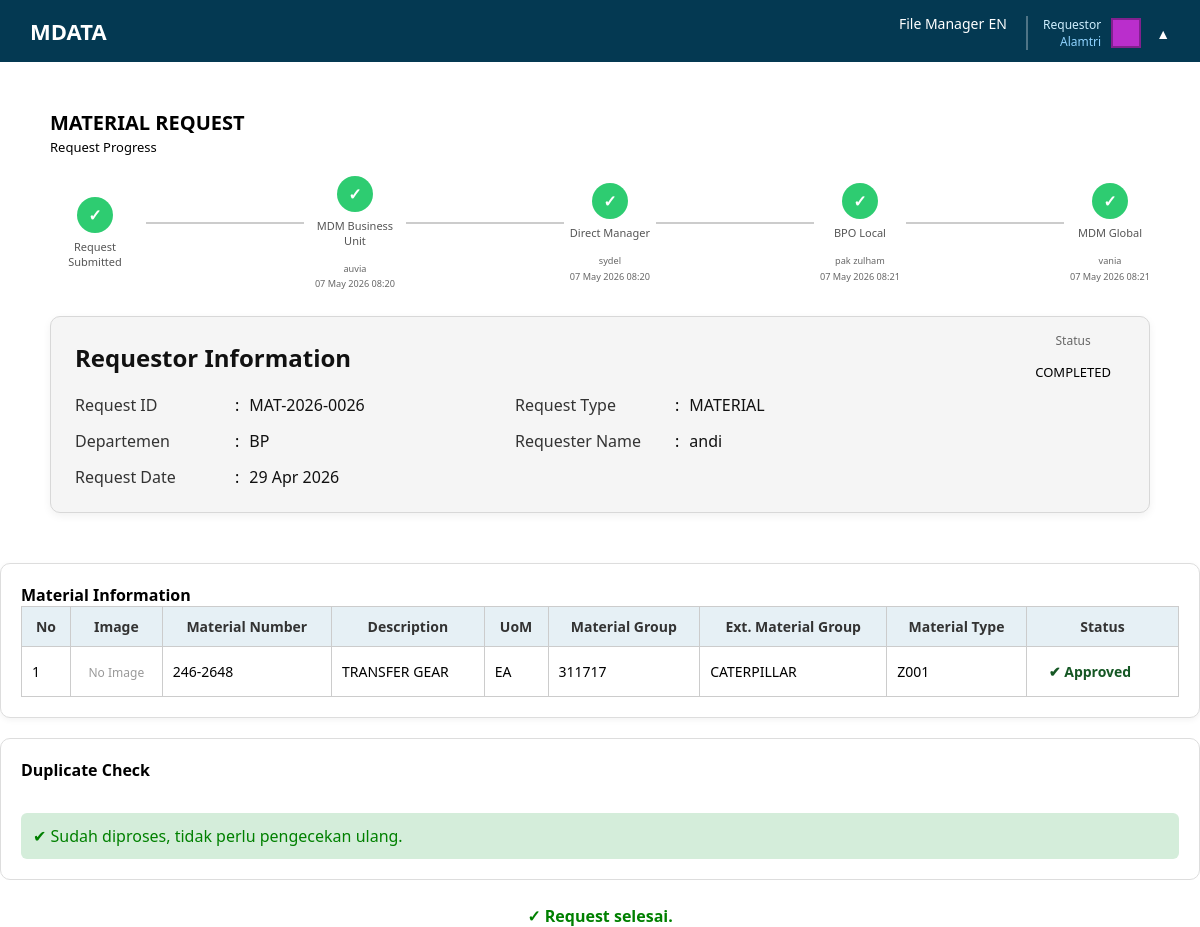
/Pages/MDM_GLOBAL_REVIEW.php?id=26 (signed in), run on the app's committed database.
### tables this page shows
CREATE TABLE IF NOT EXISTS `users` (
  `id` int NOT NULL AUTO_INCREMENT,
  `nama` varchar(100) DEFAULT NULL,
  `email` varchar(100) DEFAULT NULL,
  `departemen` varchar(100) DEFAULT NULL,
  `password` varchar(100) DEFAULT NULL,
  `company_id` int DEFAULT NULL,
  `role_id` int DEFAULT NULL,
  PRIMARY KEY (`id`),
  KEY `company_id` (`company_id`),
  KEY `role_id` (`role_id`),
  CONSTRAINT `users_ibfk_1` FOREIGN KEY (`company_id`) REFERENCES `company` (`id`),
  CONSTRAINT `users_ibfk_2` FOREIGN KEY (`role_id`) REFERENCES `role` (`id`)
);

CREATE TABLE IF NOT EXISTS `role` (
  `id` int NOT NULL AUTO_INCREMENT,
  `nama_role` varchar(50) DEFAULT NULL,
  PRIMARY KEY (`id`)
);

CREATE TABLE IF NOT EXISTS `company` (
  `id` int NOT NULL AUTO_INCREMENT,
  `nama_company` varchar(50) DEFAULT NULL,
  `company_code` varchar(10) DEFAULT NULL,
  PRIMARY KEY (`id`)
);

CREATE TABLE IF NOT EXISTS `approval` (
  `id` int NOT NULL AUTO_INCREMENT,
  `request_id` int NOT NULL,
  `detail_material_id` int DEFAULT NULL,
  `detail_service_id` int DEFAULT NULL,
  `approver_id` int DEFAULT NULL,
  `role` varchar(50) DEFAULT NULL,
  `step` varchar(50) NOT NULL DEFAULT 'MDM_BU',
  `status` varchar(50) DEFAULT NULL,
  `note` text,
  `created_at` datetime NOT NULL DEFAULT CURRENT_TIMESTAMP,
  `updated_at` datetime NOT NULL DEFAULT CURRENT_TIMESTAMP ON UPDATE CURRENT_TIMESTAMP,
  `approved_by` int DEFAULT NULL,
  `approved_at` datetime DEFAULT NULL,
  PRIMARY KEY (`id`),
  KEY `fk_appr_request` (`request_id`),
  KEY `fk_appr_detail_mat` (`detail_material_id`),
  KEY `fk_appr_detail_svc` (`detail_service_id`),
  KEY `fk_appr_user` (`approver_id`),
  CONSTRAINT `fk_appr_detail_mat` FOREIGN KEY (`detail_material_id`) REFERENCES `request_detail_material` (`id`),
  CONSTRAINT `fk_appr_detail_svc` FOREIGN KEY (`detail_service_id`) REFERENCES `request_detail_service` (`id`),
  CONSTRAINT `fk_appr_request` FOREIGN KEY (`request_id`) REFERENCES `request_header` (`id`),
  CONSTRAINT `fk_appr_user` FOREIGN KEY (`approver_id`) REFERENCES `users` (`id`)
);

CREATE TABLE IF NOT EXISTS `request_header` (
  `id` int NOT NULL AUTO_INCREMENT,
  `request_no` varchar(50) DEFAULT NULL,
  `requestor_id` int NOT NULL,
  `company_id` int NOT NULL,
  `departemen` varchar(100) NOT NULL,
  `request_type` varchar(50) NOT NULL,
  `request_date` date NOT NULL,
  `status` varchar(50) NOT NULL DEFAULT 'DRAFT',
  `current_step` varchar(50) NOT NULL DEFAULT 'MDM_BU',
  `general_approved_by` int DEFAULT NULL,
  `general_approved_at` datetime DEFAULT NULL,
  `submitted_at` timestamp NULL DEFAULT NULL,
  `created_at` timestamp NOT NULL DEFAULT CURRENT_TIMESTAMP,
  `updated_at` timestamp NOT NULL DEFAULT CURRENT_TIMESTAMP ON UPDATE CURRENT_TIMESTAMP,
  PRIMARY KEY (`id`),
  UNIQUE KEY `request_no` (`request_no`),
  KEY `fk_rh_requestor` (`requestor_id`),
  KEY `fk_rh_general_approver` (`general_approved_by`),
  CONSTRAINT `fk_rh_general_approver` FOREIGN KEY (`general_approved_by`) REFERENCES `users` (`id`),
  CONSTRAINT `fk_rh_requestor` FOREIGN KEY (`requestor_id`) REFERENCES `users` (`id`)
);

CREATE TABLE IF NOT EXISTS `request_detail_material` (
  `id` int NOT NULL AUTO_INCREMENT,
  `request_id` int NOT NULL,
  `numbering_scheme` varchar(50) DEFAULT NULL,
  `material_number` varchar(50) DEFAULT NULL,
  `description` varchar(255) NOT NULL,
  `description_alt` varchar(255) DEFAULT NULL,
  `uom` varchar(20) NOT NULL,
  `ext_material_group` varchar(50) NOT NULL,
  `material_group` varchar(50) NOT NULL,
  `material_type` varchar(50) NOT NULL,
  `vhs` varchar(50) DEFAULT NULL,
  `location` varchar(100) DEFAULT NULL,
  `val_class` varchar(50) DEFAULT NULL,
  `val_category` varchar(50) DEFAULT NULL,
  `purchasing_group` varchar(50) DEFAULT NULL,
  `mrp_controller` varchar(50) DEFAULT NULL,
  `price_control` char(1) DEFAULT NULL,
  `profile_make` varchar(50) DEFAULT NULL,
  `profile_plan` varchar(50) DEFAULT NULL,
  `old_material_number` varchar(50) DEFAULT NULL,
  `egi` varchar(50) DEFAULT NULL,
  `cgi` varchar(50) DEFAULT NULL,
  `engine_type` varchar(50) DEFAULT NULL,
  `order_unit` varchar(20) DEFAULT NULL,
  `net_weight` decimal(15,3) DEFAULT NULL,
  `weight_unit` varchar(10) DEFAULT NULL,
  `max_stock_level` decimal(15,3) DEFAULT NULL,
  `min_lot_size` decimal(15,3) DEFAULT NULL,
  `max_lot_size` decimal(15,3) DEFAULT NULL,
  `fix_lot_size` decimal(15,3) DEFAULT NULL,
  `standard_price` decimal(18,2) DEFAULT NULL,
  `moving_price` decimal(18,2) DEFAULT NULL,
  `remarks` text,
  `status` varchar(50) NOT NULL DEFAULT 'PENDING',
  `reviewed_by` int DEFAULT NULL,
  `reviewed_at` datetime DEFAULT NULL,
  `reject_reason` varchar(255) DEFAULT NULL,
  `is_forwarded` tinyint(1) NOT NULL DEFAULT '0',
  `created_at` timestamp NOT NULL DEFAULT CURRENT_TIMESTAMP,
  `updated_at` timestamp NOT NULL DEFAULT CURRENT_TIMESTAMP ON UPDATE CURRENT_TIMESTAMP,
  `mig_counter` varchar(50) DEFAULT 'CURRENT_TIMESTAMP',
  `image_url` varchar(255) DEFAULT NULL,
  PRIMARY KEY (`id`),
  KEY `fk_rdm_request` (`request_id`),
  KEY `fk_rdm_reviewer` (`reviewed_by`),
  CONSTRAINT `fk_rdm_request` FOREIGN KEY (`request_id`) REFERENCES `request_header` (`id`),
  CONSTRAINT `fk_rdm_reviewer` FOREIGN KEY (`reviewed_by`) REFERENCES `users` (`id`)
);

### Pages/MDM_GLOBAL_REVIEW.php (the view, shortened to what the rows shown need)
<?php
require_once $_SERVER['DOCUMENT_ROOT'] . '/atri/config/koneksi.php';
require_once $_SERVER['DOCUMENT_ROOT'] . '/atri/include/db_helper.php';
$request_id = (int)$_GET['id'];
$queryHeader = executeOrFail($koneksi, "
    SELECT rh.*, u.nama
    FROM request_header rh
    JOIN users u ON rh.requestor_id = u.id
    WHERE rh.id = $request_id
");
$header = mysqli_fetch_assoc($queryHeader);
$steps = [
    'Request Submitted',
    'MDM Business Unit',
    'Direct Manager',
    'BPO Local',
    'MDM Global'
];
$stepsLabel = [
    'Request Submitted' => 'Request Submitted',
    'MDM Business Unit' => 'MDM Business Unit',
    'Direct Manager'    => 'Direct Manager',
    'BPO Local'         => 'BPO Local',
    'MDM Global'        => 'MDM Global'
];
$qApproval = executeOrFail($koneksi, "
    SELECT *
    FROM approval
    WHERE request_id = '$request_id'
    AND detail_material_id IS NULL
    AND detail_service_id IS NULL
");
$approvals = [];
while($a = mysqli_fetch_assoc($qApproval)){
    $approvals[$a['step']] = $a;
}
$request_type = $header['request_type'];
if($request_type == 'MATERIAL'){
    $queryDetail = executeOrFail($koneksi, "
        SELECT * FROM request_detail_material
        WHERE request_id = $request_id
        AND status = 'APPROVED'
    ");
} else {
    $queryDetail = executeOrFail($koneksi, "
        SELECT * FROM request_detail_service
        WHERE request_id = $request_id
        AND status = 'APPROVED'
    ");
}
$rows = [];
while($row = mysqli_fetch_assoc($queryDetail)){
    $rows[] = $row;
}
$total          = count($rows);
$duplicate_material_ids = [];
?>
<!DOCTYPE html>
<html>
<head>
    <link rel="stylesheet" href="/atri/css/global.css">
    <link rel="stylesheet" href="/atri/css/navbar.css">
    <link rel="stylesheet" href="/atri/css/reviewMDM.css">
    <link rel="stylesheet" href="/atri/css/view_request.css">
</head>
<body>
<?php require_once $_SERVER['DOCUMENT_ROOT'] . '/atri/include/navbar.php'; ?>
<div class="container">
    <h2><?= $request_type == 'MATERIAL' ? 'MATERIAL REQUEST' : 'SERVICE REQUEST' ?></h2>
    <div class="progress-wrapper">
    <?php
    $currentStep  = $header['current_step'];
    $currentIndex = array_search($currentStep, $steps);
    if($currentIndex === false) $currentIndex = 0;
    foreach($steps as $i => $step):
        if($i == 0)                  $icon = 'done';
        elseif($i < $currentIndex)   $icon = 'done';
        elseif($i == $currentIndex)  $icon = 'pending';
        else                         $icon = 'inactive';
        $approvalData = $approvals[$step] ?? null;
        if($approvalData){
            if($approvalData['status'] == 'REJECTED')                                    $icon = 'rejected';
            elseif(in_array($approvalData['status'], ['APPROVED','GENERAL_APPROVED']))   $icon = 'done';
        }
        $userName   = '-';
        $approvedAt = '-';
        if($approvalData && !empty($approvalData['approved_by'])){
            $u = mysqli_fetch_assoc(executeOrFail($koneksi,
                "SELECT nama FROM users WHERE id=" . (int)$approvalData['approved_by']
            ));
            if($u) $userName = $u['nama'];
        }
        if($approvalData && !empty($approvalData['approved_at'])){
            $approvedAt = date('d M Y H:i', strtotime($approvalData['approved_at']));
        }
    ?>
        <div class="step-item">
            <div class="step-circle <?= $icon ?>">
                <?php if($icon == 'done'):     ?>✓
                <?php elseif($icon == 'pending'):  ?>!
                <?php elseif($icon == 'rejected'): ?>✗
                <?php endif; ?>
            </div>
            <div class="step-label"><?= $stepsLabel[$step] ?></div>
            <?php if($approvalData && $approvalData['status'] != 'PENDING'): ?>
                <div class="step-info">
                    <small><?= $userName ?><br><?= $approvedAt ?></small>
                </div>
            <?php endif; ?>
        </div>
        <?php if($i < count($steps)-1): ?>
            <div class="step-line"></div>
        <?php endif; ?>
    <?php endforeach; ?>
    </div>
    <div class="card-view">
        <div class="info-grid">
            <div class="info-row">
                <span class="info-label">Request ID</span>
                <span class="info-sep">:</span>
                <span class="info-val"><?= $header['request_no'] ?></span>
            </div>
            <div class="info-row">
                <span class="info-label">Request Type</span>
                <span class="info-sep">:</span>
                <span class="info-val"><?= $header['request_type'] ?></span>
            </div>
            <div class="info-row">
                <span class="info-label">Departemen</span>
                <span class="info-sep">:</span>
                <span class="info-val"><?= $header['departemen'] ?></span>
            </div>
            <div class="info-row">
                <span class="info-label">Requester Name</span>
                <span class="info-sep">:</span>
                <span class="info-val"><?= $header['nama'] ?></span>
            </div>
            <div class="info-row">
                <span class="info-label">Request Date</span>
                <span class="info-sep">:</span>
                <span class="info-val"><?= date('d M Y', strtotime($header['request_date'])) ?></span>
            </div>
        </div>
        <div class="status-box">
            <div class="status-title">Status</div>
            <div class="status-badge badge-<?= strtolower($header['status']) ?>">
                <?= $header['status'] ?>
            </div>
        </div>
    </div>
</div>
<div class="box">
    <?php if($total == 0): ?>
        <p style="color:#999;margin-top:10px">Tidak ada item yang diteruskan ke step ini.</p>
    <?php else: ?>
    <table class="table">
        <thead>
            <tr>
                <th>No</th>
                <?php if($request_type == 'MATERIAL'): ?>
                    <th>Image</th>
                    <th>Material Number</th>
                    <th>Description</th>
                    <th>UoM</th>
                    <th>Material Group</th>
                    <th>Ext. Material Group</th>
                    <th>Material Type</th>
                <?php endif; ?>
                <th>Status</th>
            </tr>
        </thead>
        <tbody>
        <?php $no = 1; foreach($rows as $row): ?>
        <?php $is_dup = in_array($row['id'], $duplicate_material_ids); ?>
        <tr id="row-<?= $row['id'] ?>" class="<?= $is_dup ? 'row-duplicate' : '' ?>">
            <td><?= $no++ ?></td>
            <?php if($request_type == 'MATERIAL'): ?>
                <td style="text-align:center;">
                    <?php if(!empty($row['image_url'])): ?>
                        <img src="<?= htmlspecialchars($row['image_url']) ?>"
                             style="width:60px;height:60px;object-fit:contain;border:1px solid #ddd;border-radius:6px;">
                    <?php else: ?>
                        <span style="color:#999;font-size:12px">No Image</span>
                    <?php endif; ?>
                </td>
                <td>
                    <?= htmlspecialchars($row['material_number'] ?? '-') ?>
                </td>
                <td><?= htmlspecialchars($row['description']) ?></td>
                <td><?= htmlspecialchars($row['uom']) ?></td>
                <td><?= htmlspecialchars($row['material_group']) ?></td>
                <td><?= htmlspecialchars($row['ext_material_group']) ?></td>
                <td><?= htmlspecialchars($row['material_type']) ?></td>
            <?php endif; ?>
            <td>
                <?php
                $st = $row['status'];
                if($st == 'APPROVED')     echo '<span class="status-approved">Approved</span>';
                elseif($st == 'REJECTED') echo '<span class="status-reject">Rejected</span>';
                else                      echo '<span class="status-pending">Pending</span>';
                ?>
            </td>
        </tr>
        <?php endforeach; ?>
        </tbody>
    </table>
    <?php endif; ?>
</div>
</body>
</html>

### include/navbar.php (shortened to what the rows shown need)
<?php
$user_id = $_SESSION['user_id'];
$queryNav = mysqli_query($koneksi, "
    SELECT users.nama, role.nama_role, company.nama_company
    FROM users
    JOIN role    ON users.role_id    = role.id
    JOIN company ON users.company_id = company.id
    WHERE users.id = '$user_id'
");
$userNav = mysqli_fetch_assoc($queryNav);
?>
    <link rel="stylesheet" href="/atri/css/global.css">
    <link rel="stylesheet" href="/atri/css/navbar.css">
<div class="navbar">
    <div class="nav-right" id="mobileMenu">
        <div class="user-menu">
            <div class="user-panel" onclick="toggleUserMenu()">
                <div class="user-text">
                    <div class="user-role">
                        <?= htmlspecialchars($userNav['nama_role']    ?? 'No Role') ?>
                    </div>
                    <div class="user-company">
                        <?= htmlspecialchars($userNav['nama_company'] ?? 'No Company') ?>
                    </div>
                </div>
            </div>
        </div>
    </div>
</div>

### data on the page
users: role.nama_role "Requestor", company.nama_company "Alamtri"
approval: step "MDM Business Unit", users.nama "auvia", approved_at "07 May 2026 08:20"
approval: step "Direct Manager", users.nama "sydel", approved_at "07 May 2026 08:20"
approval: step "BPO Local", users.nama "pak zulham", approved_at "07 May 2026 08:21"
approval: step "MDM Global", users.nama "vania", approved_at "07 May 2026 08:21"
request_header: request_no "MAT-2026-0026", request_type "MATERIAL", departemen "BP", requestor.nama "andi", request_date "29 Apr 2026", status "COMPLETED"
request_detail_material: shows "No Image", material_number "246-2648", description "TRANSFER GEAR", uom "EA", material_group "311717", ext_material_group "CATERPILLAR", material_type "Z001", status "Approved"

### other printed values
$stepsLabel[$step] "Request Submitted"
